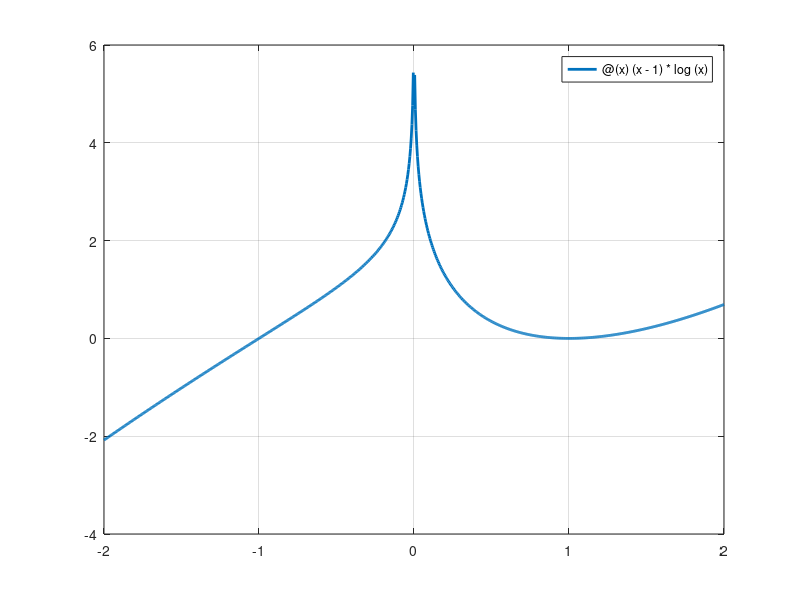

Here is the MATLAB script that generated this plot: (Note: this script raises an error after producing the figure.)
format long;

f = @(x) (x-1)*log(x);
df = @(x) log(x) + (x-1)/x;
x0 = 1.5;
tol = 1e-6;
itmax = 100;

fplot(f, [-2,2], "LineWidth", 2); grid on;
print graph2.png

[errs1] = newton_errors(f, df, x0, 1, tol, itmax);
[errs2] = newton_errors(f, df, x0, 2, tol, itmax);

semilogy(errs1, "red", "LineWidth", 2);
hold on;
semilogy(errs2, "blue", "LineWidth", 2);
hold off;
title(["[rosso] m=1, " "[blu] m=2"]);
xlabel("n");
ylabel("|x_{n+1}-x_n|");
print convergences.png
